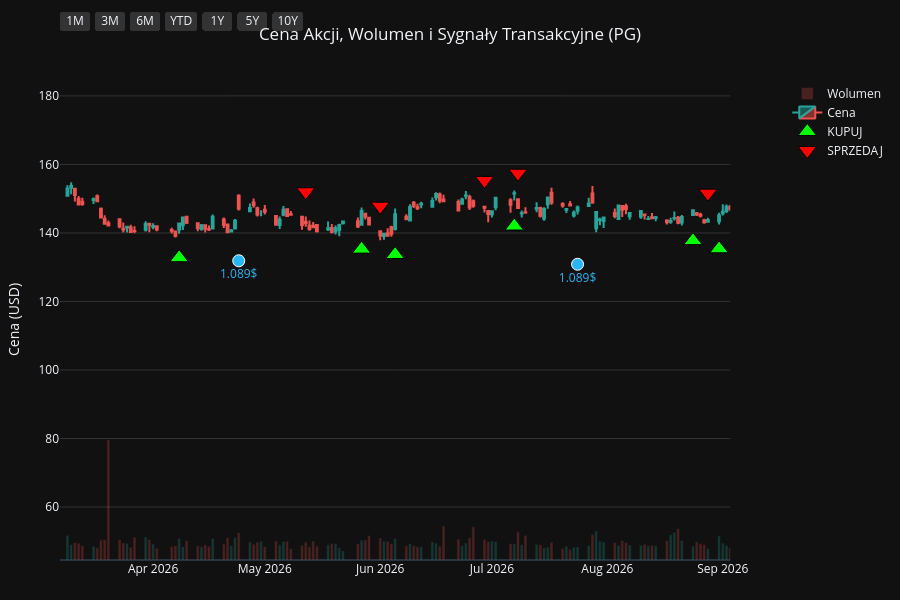
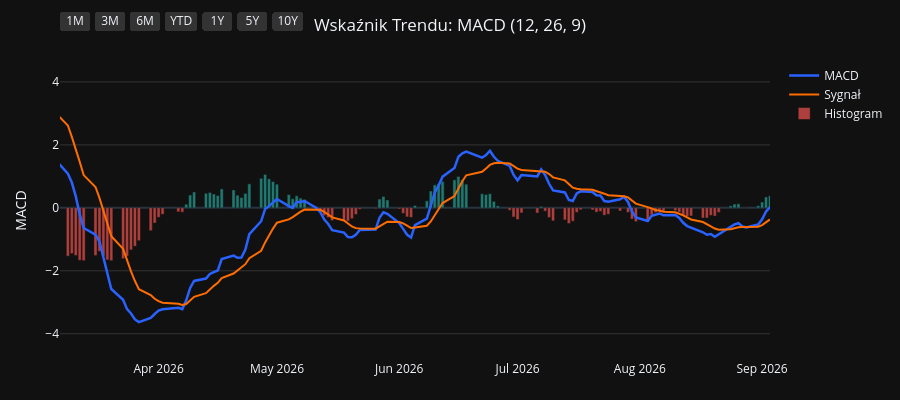
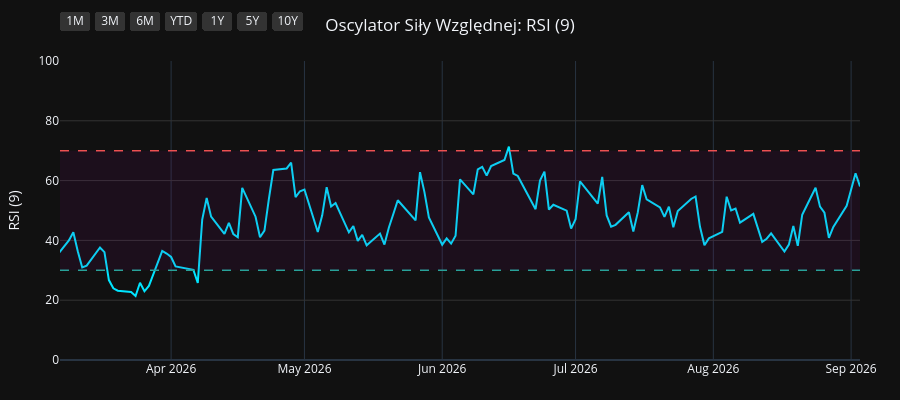
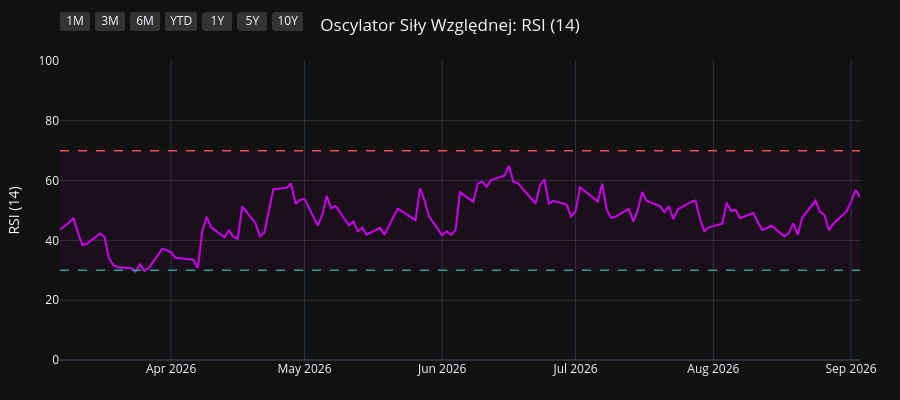

Write notebook code for charts like these, in order.
### Code cell
import os
import yfinance as yf
import pandas as pd
import pandas_ta as ta
import plotly.graph_objects as go
from plotly.subplots import make_subplots

# 1. Pobranie i przygotowanie danych
symbol = os.environ.get("STOCK_TICKER", "").strip().upper()
if not symbol:
    raise RuntimeError("Set STOCK_TICKER before running price_extractor.ipynb")
df = yf.Ticker(symbol).history(period="10y")
df.index = df.index.tz_localize(None)

# Wskaźniki i sygnały
df.ta.macd(fast=12, slow=26, signal=9, append=True)
df.ta.rsi(length=9, append=True)
df.ta.rsi(length=14, append=True)
df.ta.rsi(length=21, append=True)
df.dropna(inplace=True)

macd = df['MACD_12_26_9']
signal = df['MACDs_12_26_9']
wczorajszy_macd = macd.shift(1)
wczorajszy_signal = signal.shift(1)

df['Decyzja'] = 'BRAK'
df.loc[(macd > signal) & (wczorajszy_macd <= wczorajszy_signal), 'Decyzja'] = 'KUPUJ'
df.loc[(macd < signal) & (wczorajszy_macd >= wczorajszy_signal), 'Decyzja'] = 'SPRZEDAJ'

df_kupuj = df[df['Decyzja'] == 'KUPUJ']
df_sprzedaj = df[df['Decyzja'] == 'SPRZEDAJ']
df_dywidendy = df[df['Dividends'] > 0]
df_splity = df[df['Stock Splits'] > 0]

# Wspólna konfiguracja osi X
konfiguracja_osi_x = dict(
    type="date",
    showspikes=True, spikemode="across", spikesnap="cursor", spikedash="dot", spikecolor="#ffffff", spikethickness=1, hoverformat="%Y-%m-%d",
    rangeselector=dict(
        buttons=list([
            dict(count=1, label="1M", step="month", stepmode="backward"),
            dict(count=3, label="3M", step="month", stepmode="backward"),
            dict(count=6, label="6M", step="month", stepmode="backward"),
            dict(count=1, label="YTD", step="year", stepmode="todate"),
            dict(count=1, label="1Y", step="year", stepmode="backward"),
            dict(count=5, label="5Y", step="year", stepmode="backward"),
            dict(step="all", label="10Y")
        ]),
        bgcolor="#333333", activecolor="#2962ff", x=0, y=1.1
    )
)

# ==========================================
# WYKRES 1: CENA + WOLUMEN + SYGNAŁY
# ==========================================
fig1 = make_subplots(specs=[[{"secondary_y": True}]])

kolory_wolumenu = ['#26a69a' if row['Close'] >= row['Open'] else '#ef5350' for index, row in df.iterrows()]
fig1.add_trace(go.Bar(x=df.index, y=df['Volume'], marker_color=kolory_wolumenu, opacity=0.25, name='Wolumen'), secondary_y=True)
fig1.add_trace(go.Candlestick(x=df.index, open=df['Open'], high=df['High'], low=df['Low'], close=df['Close'], name='Cena', increasing_line_color='#26a69a', decreasing_line_color='#ef5350'), secondary_y=False)
fig1.add_trace(go.Scatter(x=df_kupuj.index, y=df_kupuj['Low'] * 0.95, customdata=df_kupuj[['Low', 'High']], mode='markers', marker=dict(symbol='triangle-up', size=16, color='#00ff00', line=dict(width=1, color='black')), name='KUPUJ', hovertemplate='KUPUJ<br>Najniższa: %{customdata[0]:.2f}<br>Najwyższa: %{customdata[1]:.2f}<extra></extra>'), secondary_y=False)
fig1.add_trace(go.Scatter(x=df_sprzedaj.index, y=df_sprzedaj['High'] * 1.05, customdata=df_sprzedaj[['Low', 'High']], mode='markers', marker=dict(symbol='triangle-down', size=16, color='#ff0000', line=dict(width=1, color='black')), name='SPRZEDAJ', hovertemplate='SPRZEDAJ<br>Najniższa: %{customdata[0]:.2f}<br>Najwyższa: %{customdata[1]:.2f}<extra></extra>'), secondary_y=False)

if not df_dywidendy.empty:
    fig1.add_trace(go.Scatter(x=df_dywidendy.index, y=df_dywidendy['Low'] * 0.90, mode='markers+text', marker=dict(symbol='circle', size=12, color='#29b6f6', line=dict(width=1, color='white')), text=df_dywidendy['Dividends'].apply(lambda x: f"{x}$"), textposition="bottom center", name='Dywidenda', showlegend=False, hovertemplate='Dywidenda: %{text}<extra></extra>', textfont=dict(color="#29b6f6")), secondary_y=False)
if not df_splity.empty:
                    fig1.add_trace(go.Scatter(x=df_splity.index, y=df_splity['High'], mode='markers+text', marker=dict(symbol='star', size=16, color='#ffee58', line=dict(width=1, color='black')), text=df_splity['Stock Splits'].apply(lambda x: f"{x:g}:1" if x >= 1 else f"1:{1 / x:g}"), textposition="top center", name='Split', hovertemplate='%{text}<extra></extra>', textfont=dict(color="#ffee58")), secondary_y=False)

fig1.update_layout(title=dict(text=f"Cena Akcji, Wolumen i Sygnały Transakcyjne ({symbol})", x=0.5, xanchor='center'), dragmode='pan', xaxis_rangeslider_visible=False, template='plotly_dark', height=600, hovermode='x unified', margin=dict(l=60, r=40, t=60, b=40))
fig1.update_xaxes(**konfiguracja_osi_x)
fig1.update_xaxes(range=[df.index.max() - pd.Timedelta(days=180), df.index.max()])
fig1.update_yaxes(title_text="Cena (USD)", secondary_y=False, gridcolor='#333333')
fig1.update_yaxes(range=[0, df['Volume'].max() * 4], showgrid=False, showticklabels=False, secondary_y=True)
fig1.show(config={'scrollZoom': True})

# ==========================================
# WYKRES 2: WSKAŹNIK MACD
# ==========================================
fig2 = go.Figure()
fig2.add_trace(go.Scatter(x=df.index, y=df['MACD_12_26_9'], line=dict(color='#2962ff', width=2.5), name='MACD'))
fig2.add_trace(go.Scatter(x=df.index, y=df['MACDs_12_26_9'], line=dict(color='#ff6d00', width=2), name='Sygnał'))
kolory_macd = ['#26a69a' if val >= 0 else '#ef5350' for val in df['MACDh_12_26_9']]
fig2.add_trace(go.Bar(x=df.index, y=df['MACDh_12_26_9'], marker_color=kolory_macd, name='Histogram', opacity=0.7))
fig2.update_layout(title=dict(text="Wskaźnik Trendu: MACD (12, 26, 9)", x=0.5, xanchor='center'), dragmode='pan', xaxis_rangeslider_visible=False, template='plotly_dark', height=400, hovermode='x unified', margin=dict(l=60, r=40, t=60, b=40))
fig2.update_xaxes(**konfiguracja_osi_x)
fig2.update_xaxes(range=[df.index.max() - pd.Timedelta(days=180), df.index.max()])
fig2.update_yaxes(title_text="MACD", gridcolor='#333333')
fig2.show(config={'scrollZoom': True})

# ==========================================
# WYKRES 3: OSCYLATOR RSI (9)
# ==========================================
fig3 = go.Figure()
fig3.add_trace(go.Scatter(x=df.index, y=df['RSI_9'], line=dict(color='#00e5ff', width=2), name='RSI (9)'))
fig3.add_hline(y=70, line_dash="dash", line_color="#ef5350", line_width=1.5)
fig3.add_hline(y=30, line_dash="dash", line_color="#26a69a", line_width=1.5)
fig3.add_hrect(y0=30, y1=70, line_width=0, fillcolor="purple", opacity=0.1)
fig3.update_layout(title=dict(text="Oscylator Siły Względnej: RSI (9)", x=0.5, xanchor='center'), dragmode='pan', xaxis_rangeslider_visible=False, template='plotly_dark', height=400, hovermode='x unified', margin=dict(l=60, r=40, t=60, b=40))
fig3.update_xaxes(**konfiguracja_osi_x)
fig3.update_xaxes(range=[df.index.max() - pd.Timedelta(days=180), df.index.max()])
fig3.update_yaxes(title_text="RSI (9)", range=[0, 100], gridcolor='#333333')
fig3.show(config={'scrollZoom': True})

# ==========================================
# WYKRES 4: OSCYLATOR RSI (14)
# ==========================================
fig4 = go.Figure()
fig4.add_trace(go.Scatter(x=df.index, y=df['RSI_14'], line=dict(color='#d500f9', width=2), name='RSI (14)'))
fig4.add_hline(y=70, line_dash="dash", line_color="#ef5350", line_width=1.5)
fig4.add_hline(y=30, line_dash="dash", line_color="#26a69a", line_width=1.5)
fig4.add_hrect(y0=30, y1=70, line_width=0, fillcolor="purple", opacity=0.1)
fig4.update_layout(title=dict(text="Oscylator Siły Względnej: RSI (14)", x=0.5, xanchor='center'), dragmode='pan', xaxis_rangeslider_visible=False, template='plotly_dark', height=400, hovermode='x unified', margin=dict(l=60, r=40, t=60, b=40))
fig4.update_xaxes(**konfiguracja_osi_x)
fig4.update_xaxes(range=[df.index.max() - pd.Timedelta(days=180), df.index.max()])
fig4.update_yaxes(title_text="RSI (14)", range=[0, 100], gridcolor='#333333')
fig4.show(config={'scrollZoom': True})

# ==========================================
# WYKRES 5: OSCYLATOR RSI (21)
# ==========================================
fig5 = go.Figure()
fig5.add_trace(go.Scatter(x=df.index, y=df['RSI_21'], line=dict(color='#64dd17', width=2), name='RSI (21)'))
fig5.add_hline(y=70, line_dash="dash", line_color="#ef5350", line_width=1.5)
fig5.add_hline(y=30, line_dash="dash", line_color="#26a69a", line_width=1.5)
fig5.add_hrect(y0=30, y1=70, line_width=0, fillcolor="purple", opacity=0.1)
fig5.update_layout(title=dict(text="Oscylator Siły Względnej: RSI (21)", x=0.5, xanchor='center'), dragmode='pan', xaxis_rangeslider_visible=False, template='plotly_dark', height=400, hovermode='x unified', margin=dict(l=60, r=40, t=60, b=40))
fig5.update_xaxes(**konfiguracja_osi_x)
fig5.update_xaxes(range=[df.index.max() - pd.Timedelta(days=180), df.index.max()])
fig5.update_yaxes(title_text="RSI (21)", range=[0, 100], gridcolor='#333333')
fig5.show(config={'scrollZoom': True})

### Figure 1 — Plotly figure (JSON) as saved in the notebook; plotly's stock layout.template omitted (floating-point values rounded to 4 significant figures; data arrays with more than 128 entries replaced by an {"elided": "..."} marker saying what was removed)
{"data": [{"marker": {"color": {"elided": "2480 str values"}}, "name": "Wolumen", "opacity": 0.25, "type": "bar", "x": {"elided": "2480 str values"}, "xaxis": "x", "y": {"elided": "2480 int values"}, "yaxis": "y2"}, {"close": {"elided": "2480 float values"}, "decreasing": {"line": {"color": "#ef5350"}}, "high": {"elided": "2480 float values"}, "increasing": {"line": {"color": "#26a69a"}}, "low": {"elided": "2480 float values"}, "name": "Cena", "open": {"elided": "2480 float values"}, "type": "candlestick", "x": {"elided": "2480 str values"}, "xaxis": "x", "yaxis": "y"}, {"customdata": {"elided": "104x2 float values"}, "hovertemplate": "KUPUJ<br>Najniższa: %{customdata[0]:.2f}<br>Najwyższa: %{customdata[1]:.2f}<extra></extra>", "marker": {"color": "#00ff00", "line": {"color": "black", "width": 1}, "size": 16, "symbol": "triangle-up"}, "mode": "markers", "name": "KUPUJ", "type": "scatter", "x": ["2016-11-01T00:00:00", "2016-11-08T00:00:00", "2016-12-05T00:00:00", "2017-01-17T00:00:00", "2017-02-15T00:00:00", "2017-04-18T00:00:00", "2017-04-25T00:00:00", "2017-05-19T00:00:00", "2017-07-18T00:00:00", "2017-09-20T00:00:00", "2017-10-13T00:00:00", "2017-11-08T00:00:00", "2018-01-22T00:00:00", "2018-02-20T00:00:00", "2018-02-22T00:00:00", "2018-03-02T00:00:00", "2018-03-28T00:00:00", "2018-05-09T00:00:00", "2018-07-27T00:00:00", "2018-08-16T00:00:00", "2018-09-19T00:00:00", "2018-10-19T00:00:00", "2018-12-14T00:00:00", "2019-01-18T00:00:00", "2019-01-23T00:00:00", "2019-03-14T00:00:00", "2019-04-08T00:00:00", "2019-04-15T00:00:00", "2019-05-16T00:00:00", "2019-06-07T00:00:00", "2019-07-03T00:00:00", "2019-07-30T00:00:00", "2019-08-16T00:00:00", "2019-08-27T00:00:00", "2019-09-26T00:00:00", "2019-10-23T00:00:00", "2019-11-19T00:00:00", "2019-11-26T00:00:00", "2020-01-15T00:00:00", "2020-02-05T00:00:00", "2020-02-21T00:00:00", "2020-03-30T00:00:00", "2020-05-28T00:00:00", "2020-07-01T00:00:00", "2020-08-25T00:00:00", "2020-10-06T00:00:00", "2020-11-06T00:00:00", "2020-11-12T00:00:00", "2020-12-17T00:00:00", "2021-02-10T00:00:00", "2021-03-08T00:00:00", "2021-05-10T00:00:00", "2021-06-28T00:00:00", "2021-08-13T00:00:00", "2021-09-14T00:00:00", "2021-10-11T00:00:00", "2021-10-26T00:00:00", "2021-12-06T00:00:00", "2022-02-03T00:00:00", "2022-03-18T00:00:00", "2022-06-02T00:00:00", "2022-06-23T00:00:00", "2022-07-25T00:00:00", "2022-08-03T00:00:00", "2022-10-17T00:00:00", "2023-02-17T00:00:00", "2023-04-21T00:00:00", "2023-06-13T00:00:00", "2023-07-20T00:00:00", "2023-09-18T00:00:00", "2023-10-16T00:00:00", "2023-11-30T00:00:00", "2023-12-28T00:00:00", "2024-02-23T00:00:00", "2024-04-19T00:00:00", "2024-06-10T00:00:00", "2024-06-18T00:00:00", "2024-07-17T00:00:00", "2024-08-05T00:00:00", "2024-08-20T00:00:00", "2024-08-30T00:00:00", "2024-10-15T00:00:00", "2024-11-13T00:00:00", "2025-01-22T00:00:00", "2025-02-21T00:00:00", "2025-04-01T00:00:00", "2025-04-14T00:00:00", "2025-05-15T00:00:00", "2025-07-02T00:00:00", "2025-07-22T00:00:00", "2025-08-11T00:00:00", "2025-09-17T00:00:00", "2025-10-20T00:00:00", "2025-11-13T00:00:00", "2025-11-18T00:00:00", "2025-12-16T00:00:00", "2026-01-12T00:00:00", "2026-02-23T00:00:00", "2026-04-08T00:00:00", "2026-05-27T00:00:00", "2026-06-05T00:00:00", "2026-07-07T00:00:00", "2026-08-24T00:00:00", "2026-08-31T00:00:00"], "xaxis": "x", "y": [63.05, 63.13, 60.13, 61.15, 66.0, 66.39, 66.25, 63.44, 64.76, 70.02, 69.1, 65.26, 68.77, 61.42, 60.74, 59.41, 59.06, 54.85, 61.31, 63.51, 64.63, 66.05, 74.74, 71.42, 73.46, 79.02, 81.2, 82.21, 84.21, 85.12, 88.36, 94.47, 93.51, 95.25, 98.23, 97.5, 96.94, 96.36, 100.0, 101.0, 101.4, 88.71, 93.11, 96.36, 112.4, 113.2, 116.8, 115.7, 113.1, 105.6, 103.4, 112.7, 111.9, 119.2, 121.1, 118.4, 118.7, 126.3, 136.6, 125.3, 121.2, 118.1, 121.9, 120.5, 107.7, 118.4, 134.8, 125.9, 130.0, 134.8, 127.7, 132.6, 128.1, 142.4, 137.4, 148.6, 149.4, 149.7, 150.0, 151.3, 152.7, 155.6, 150.0, 148.9, 151.1, 154.0, 151.0, 145.5, 146.5, 143.0, 141.5, 146.2, 139.6, 137.2, 135.2, 134.4, 131.7, 150.0, 132.8, 135.3, 133.7, 142.0, 137.8, 135.4], "yaxis": "y"}, {"customdata": {"elided": "103x2 float values"}, "hovertemplate": "SPRZEDAJ<br>Najniższa: %{customdata[0]:.2f}<br>Najwyższa: %{customdata[1]:.2f}<extra></extra>", "marker": {"color": "#ff0000", "line": {"color": "black", "width": 1}, "size": 16, "symbol": "triangle-down"}, "mode": "markers", "name": "SPRZEDAJ", "type": "scatter", "x": ["2016-11-04T00:00:00", "2016-11-10T00:00:00", "2017-01-10T00:00:00", "2017-02-14T00:00:00", "2017-03-02T00:00:00", "2017-04-21T00:00:00", "2017-04-26T00:00:00", "2017-06-27T00:00:00", "2017-08-23T00:00:00", "2017-09-21T00:00:00", "2017-10-20T00:00:00", "2018-01-02T00:00:00", "2018-01-23T00:00:00", "2018-02-21T00:00:00", "2018-03-01T00:00:00", "2018-03-22T00:00:00", "2018-04-19T00:00:00", "2018-07-19T00:00:00", "2018-08-10T00:00:00", "2018-08-23T00:00:00", "2018-09-25T00:00:00", "2018-11-20T00:00:00", "2018-12-17T00:00:00", "2019-01-22T00:00:00", "2019-02-25T00:00:00", "2019-04-04T00:00:00", "2019-04-10T00:00:00", "2019-04-23T00:00:00", "2019-05-22T00:00:00", "2019-06-27T00:00:00", "2019-07-23T00:00:00", "2019-08-05T00:00:00", "2019-08-23T00:00:00", "2019-09-10T00:00:00", "2019-10-02T00:00:00", "2019-11-05T00:00:00", "2019-11-22T00:00:00", "2019-12-23T00:00:00", "2020-01-31T00:00:00", "2020-02-11T00:00:00", "2020-02-24T00:00:00", "2020-04-29T00:00:00", "2020-06-24T00:00:00", "2020-08-19T00:00:00", "2020-08-26T00:00:00", "2020-10-22T00:00:00", "2020-11-09T00:00:00", "2020-11-18T00:00:00", "2021-01-13T00:00:00", "2021-02-26T00:00:00", "2021-04-14T00:00:00", "2021-05-27T00:00:00", "2021-08-11T00:00:00", "2021-08-23T00:00:00", "2021-09-16T00:00:00", "2021-10-21T00:00:00", "2021-11-30T00:00:00", "2022-01-06T00:00:00", "2022-02-07T00:00:00", "2022-05-02T00:00:00", "2022-06-09T00:00:00", "2022-07-20T00:00:00", "2022-07-29T00:00:00", "2022-08-24T00:00:00", "2022-12-15T00:00:00", "2023-04-18T00:00:00", "2023-05-04T00:00:00", "2023-07-11T00:00:00", "2023-08-14T00:00:00", "2023-09-20T00:00:00", "2023-11-20T00:00:00", "2023-12-05T00:00:00", "2024-02-12T00:00:00", "2024-02-26T00:00:00", "2024-05-23T00:00:00", "2024-06-12T00:00:00", "2024-06-25T00:00:00", "2024-07-30T00:00:00", "2024-08-15T00:00:00", "2024-08-28T00:00:00", "2024-09-18T00:00:00", "2024-10-23T00:00:00", "2024-12-09T00:00:00", "2025-02-18T00:00:00", "2025-03-12T00:00:00", "2025-04-04T00:00:00", "2025-04-24T00:00:00", "2025-06-06T00:00:00", "2025-07-09T00:00:00", "2025-07-31T00:00:00", "2025-09-15T00:00:00", "2025-09-18T00:00:00", "2025-11-04T00:00:00", "2025-11-17T00:00:00", "2025-12-04T00:00:00", "2026-01-05T00:00:00", "2026-02-19T00:00:00", "2026-03-03T00:00:00", "2026-05-12T00:00:00", "2026-06-01T00:00:00", "2026-06-29T00:00:00", "2026-07-08T00:00:00", "2026-08-28T00:00:00"], "xaxis": "x", "y": [69.89, 69.06, 68.04, 71.65, 74.39, 73.07, 73.66, 73.13, 76.43, 77.95, 74.76, 76.4, 75.54, 68.5, 66.39, 64.91, 63.99, 67.53, 69.72, 71.29, 71.98, 80.69, 83.02, 79.56, 87.1, 89.89, 91.05, 90.91, 93.48, 96.29, 102.0, 102.2, 105.6, 106.5, 108.7, 105.8, 106.7, 111.3, 113.0, 112.4, 112.6, 105.7, 105.7, 122.9, 125.6, 129.4, 133.2, 128.8, 125.1, 115.7, 123.8, 126.9, 132.3, 134.2, 134.1, 131.2, 138.0, 153.5, 151.6, 152.2, 138.0, 135.5, 134.7, 139.2, 144.7, 145.3, 151.0, 143.7, 152.8, 150.2, 147.5, 149.0, 154.9, 158.4, 166.2, 165.8, 167.0, 161.5, 168.8, 170.3, 175.0, 170.3, 173.9, 166.9, 173.0, 174.8, 163.1, 167.4, 160.3, 155.0, 161.7, 162.2, 153.6, 152.0, 151.4, 145.2, 165.5, 167.8, 152.0, 147.8, 155.3, 157.4, 151.6], "yaxis": "y"}, {"hovertemplate": "Dywidenda: %{text}<extra></extra>", "marker": {"color": "#29b6f6", "line": {"color": "white", "width": 1}, "size": 12, "symbol": "circle"}, "mode": "markers+text", "name": "Dywidenda", "showlegend": false, "text": ["0.67$", "0.69$", "0.69$", "0.69$", "0.69$", "0.717$", "0.717$", "0.717$", "0.717$", "0.746$", "0.746$", "0.746$", "0.746$", "0.791$", "0.791$", "0.791$", "0.791$", "0.87$", "0.87$", "0.87$", "0.87$", "0.913$", "0.913$", "0.913$", "0.913$", "0.941$", "0.941$", "0.941$", "0.941$", "1.007$", "1.007$", "1.007$", "1.007$", "1.057$", "1.057$", "1.057$", "1.057$", "1.089$", "1.089$"], "textfont": {"color": "#29b6f6"}, "textposition": "bottom center", "type": "scatter", "x": ["2017-01-18T00:00:00", "2017-04-19T00:00:00", "2017-07-19T00:00:00", "2017-10-19T00:00:00", "2018-01-18T00:00:00", "2018-04-19T00:00:00", "2018-07-19T00:00:00", "2018-10-18T00:00:00", "2019-01-17T00:00:00", "2019-04-17T00:00:00", "2019-07-18T00:00:00", "2019-10-17T00:00:00", "2020-01-23T00:00:00", "2020-04-23T00:00:00", "2020-07-23T00:00:00", "2020-10-22T00:00:00", "2021-01-21T00:00:00", "2021-04-22T00:00:00", "2021-07-22T00:00:00", "2021-10-21T00:00:00", "2022-01-20T00:00:00", "2022-04-21T00:00:00", "2022-07-21T00:00:00", "2022-10-20T00:00:00", "2023-01-19T00:00:00", "2023-04-20T00:00:00", "2023-07-20T00:00:00", "2023-10-19T00:00:00", "2024-01-18T00:00:00", "2024-04-18T00:00:00", "2024-07-19T00:00:00", "2024-10-18T00:00:00", "2025-01-24T00:00:00", "2025-04-21T00:00:00", "2025-07-18T00:00:00", "2025-10-24T00:00:00", "2026-01-23T00:00:00", "2026-04-24T00:00:00", "2026-07-24T00:00:00"], "xaxis": "x", "y": [58.89, 62.78, 61.93, 64.92, 64.36, 53.75, 56.93, 58.99, 67.15, 78.85, 86.48, 88.36, 94.3, 90.63, 97.04, 109.6, 102.0, 105.4, 108.2, 110.8, 128.2, 130.8, 112.6, 103.4, 116.8, 124.3, 123.2, 123.2, 123.7, 132.2, 142.5, 144.5, 140.8, 142.7, 134.3, 133.4, 132.8, 131.9, 130.9], "yaxis": "y"}], "layout": {"dragmode": "pan", "height": 600, "hovermode": "x unified", "margin": {"b": 40, "l": 60, "r": 40, "t": 60}, "title": {"text": "Cena Akcji, Wolumen i Sygnały Transakcyjne (PG)", "x": 0.5, "xanchor": "center"}, "xaxis": {"anchor": "y", "domain": [0.0, 0.94], "hoverformat": "%Y-%m-%d", "range": ["2026-03-07T00:00:00", "2026-09-03T00:00:00"], "rangeselector": {"activecolor": "#2962ff", "bgcolor": "#333333", "buttons": [{"count": 1, "label": "1M", "step": "month", "stepmode": "backward"}, {"count": 3, "label": "3M", "step": "month", "stepmode": "backward"}, {"count": 6, "label": "6M", "step": "month", "stepmode": "backward"}, {"count": 1, "label": "YTD", "step": "year", "stepmode": "todate"}, {"count": 1, "label": "1Y", "step": "year", "stepmode": "backward"}, {"count": 5, "label": "5Y", "step": "year", "stepmode": "backward"}, {"label": "10Y", "step": "all"}], "x": 0, "y": 1.1}, "rangeslider": {"visible": false}, "showspikes": true, "spikecolor": "#ffffff", "spikedash": "dot", "spikemode": "across", "spikesnap": "cursor", "spikethickness": 1, "type": "date"}, "yaxis": {"anchor": "x", "domain": [0.0, 1.0], "gridcolor": "#333333", "title": {"text": "Cena (USD)"}}, "yaxis2": {"anchor": "x", "overlaying": "y", "range": [0, 242483600], "showgrid": false, "showticklabels": false, "side": "right"}}}

### Figure 2 — Plotly figure (JSON) as saved in the notebook; plotly's stock layout.template omitted (floating-point values rounded to 4 significant figures; data arrays with more than 128 entries replaced by an {"elided": "..."} marker saying what was removed)
{"data": [{"line": {"color": "#2962ff", "width": 2.5}, "name": "MACD", "type": "scatter", "x": {"elided": "2480 str values"}, "y": {"elided": "2480 float values"}}, {"line": {"color": "#ff6d00", "width": 2}, "name": "Sygnał", "type": "scatter", "x": {"elided": "2480 str values"}, "y": {"elided": "2480 float values"}}, {"marker": {"color": {"elided": "2480 str values"}}, "name": "Histogram", "opacity": 0.7, "type": "bar", "x": {"elided": "2480 str values"}, "y": {"elided": "2480 float values"}}], "layout": {"dragmode": "pan", "height": 400, "hovermode": "x unified", "margin": {"b": 40, "l": 60, "r": 40, "t": 60}, "title": {"text": "Wskaźnik Trendu: MACD (12, 26, 9)", "x": 0.5, "xanchor": "center"}, "xaxis": {"hoverformat": "%Y-%m-%d", "range": ["2026-03-07T00:00:00", "2026-09-03T00:00:00"], "rangeselector": {"activecolor": "#2962ff", "bgcolor": "#333333", "buttons": [{"count": 1, "label": "1M", "step": "month", "stepmode": "backward"}, {"count": 3, "label": "3M", "step": "month", "stepmode": "backward"}, {"count": 6, "label": "6M", "step": "month", "stepmode": "backward"}, {"count": 1, "label": "YTD", "step": "year", "stepmode": "todate"}, {"count": 1, "label": "1Y", "step": "year", "stepmode": "backward"}, {"count": 5, "label": "5Y", "step": "year", "stepmode": "backward"}, {"label": "10Y", "step": "all"}], "x": 0, "y": 1.1}, "rangeslider": {"visible": false}, "showspikes": true, "spikecolor": "#ffffff", "spikedash": "dot", "spikemode": "across", "spikesnap": "cursor", "spikethickness": 1, "type": "date"}, "yaxis": {"gridcolor": "#333333", "title": {"text": "MACD"}}}}

### Figure 3 — Plotly figure (JSON) as saved in the notebook; plotly's stock layout.template omitted (floating-point values rounded to 4 significant figures; data arrays with more than 128 entries replaced by an {"elided": "..."} marker saying what was removed)
{"data": [{"line": {"color": "#00e5ff", "width": 2}, "name": "RSI (9)", "type": "scatter", "x": {"elided": "2480 str values"}, "y": {"elided": "2480 float values"}}], "layout": {"dragmode": "pan", "height": 400, "hovermode": "x unified", "margin": {"b": 40, "l": 60, "r": 40, "t": 60}, "shapes": [{"line": {"color": "#ef5350", "dash": "dash", "width": 1.5}, "type": "line", "x0": 0, "x1": 1, "xref": "x domain", "y0": 70, "y1": 70, "yref": "y"}, {"line": {"color": "#26a69a", "dash": "dash", "width": 1.5}, "type": "line", "x0": 0, "x1": 1, "xref": "x domain", "y0": 30, "y1": 30, "yref": "y"}, {"fillcolor": "purple", "line": {"width": 0}, "opacity": 0.1, "type": "rect", "x0": 0, "x1": 1, "xref": "x domain", "y0": 30, "y1": 70, "yref": "y"}], "title": {"text": "Oscylator Siły Względnej: RSI (9)", "x": 0.5, "xanchor": "center"}, "xaxis": {"hoverformat": "%Y-%m-%d", "range": ["2026-03-07T00:00:00", "2026-09-03T00:00:00"], "rangeselector": {"activecolor": "#2962ff", "bgcolor": "#333333", "buttons": [{"count": 1, "label": "1M", "step": "month", "stepmode": "backward"}, {"count": 3, "label": "3M", "step": "month", "stepmode": "backward"}, {"count": 6, "label": "6M", "step": "month", "stepmode": "backward"}, {"count": 1, "label": "YTD", "step": "year", "stepmode": "todate"}, {"count": 1, "label": "1Y", "step": "year", "stepmode": "backward"}, {"count": 5, "label": "5Y", "step": "year", "stepmode": "backward"}, {"label": "10Y", "step": "all"}], "x": 0, "y": 1.1}, "rangeslider": {"visible": false}, "showspikes": true, "spikecolor": "#ffffff", "spikedash": "dot", "spikemode": "across", "spikesnap": "cursor", "spikethickness": 1, "type": "date"}, "yaxis": {"gridcolor": "#333333", "range": [0, 100], "title": {"text": "RSI (9)"}}}}

### Figure 4 — Plotly figure (JSON) as saved in the notebook; plotly's stock layout.template omitted (floating-point values rounded to 4 significant figures; data arrays with more than 128 entries replaced by an {"elided": "..."} marker saying what was removed)
{"data": [{"line": {"color": "#d500f9", "width": 2}, "name": "RSI (14)", "type": "scatter", "x": {"elided": "2480 str values"}, "y": {"elided": "2480 float values"}}], "layout": {"dragmode": "pan", "height": 400, "hovermode": "x unified", "margin": {"b": 40, "l": 60, "r": 40, "t": 60}, "shapes": [{"line": {"color": "#ef5350", "dash": "dash", "width": 1.5}, "type": "line", "x0": 0, "x1": 1, "xref": "x domain", "y0": 70, "y1": 70, "yref": "y"}, {"line": {"color": "#26a69a", "dash": "dash", "width": 1.5}, "type": "line", "x0": 0, "x1": 1, "xref": "x domain", "y0": 30, "y1": 30, "yref": "y"}, {"fillcolor": "purple", "line": {"width": 0}, "opacity": 0.1, "type": "rect", "x0": 0, "x1": 1, "xref": "x domain", "y0": 30, "y1": 70, "yref": "y"}], "title": {"text": "Oscylator Siły Względnej: RSI (14)", "x": 0.5, "xanchor": "center"}, "xaxis": {"hoverformat": "%Y-%m-%d", "range": ["2026-03-07T00:00:00", "2026-09-03T00:00:00"], "rangeselector": {"activecolor": "#2962ff", "bgcolor": "#333333", "buttons": [{"count": 1, "label": "1M", "step": "month", "stepmode": "backward"}, {"count": 3, "label": "3M", "step": "month", "stepmode": "backward"}, {"count": 6, "label": "6M", "step": "month", "stepmode": "backward"}, {"count": 1, "label": "YTD", "step": "year", "stepmode": "todate"}, {"count": 1, "label": "1Y", "step": "year", "stepmode": "backward"}, {"count": 5, "label": "5Y", "step": "year", "stepmode": "backward"}, {"label": "10Y", "step": "all"}], "x": 0, "y": 1.1}, "rangeslider": {"visible": false}, "showspikes": true, "spikecolor": "#ffffff", "spikedash": "dot", "spikemode": "across", "spikesnap": "cursor", "spikethickness": 1, "type": "date"}, "yaxis": {"gridcolor": "#333333", "range": [0, 100], "title": {"text": "RSI (14)"}}}}
